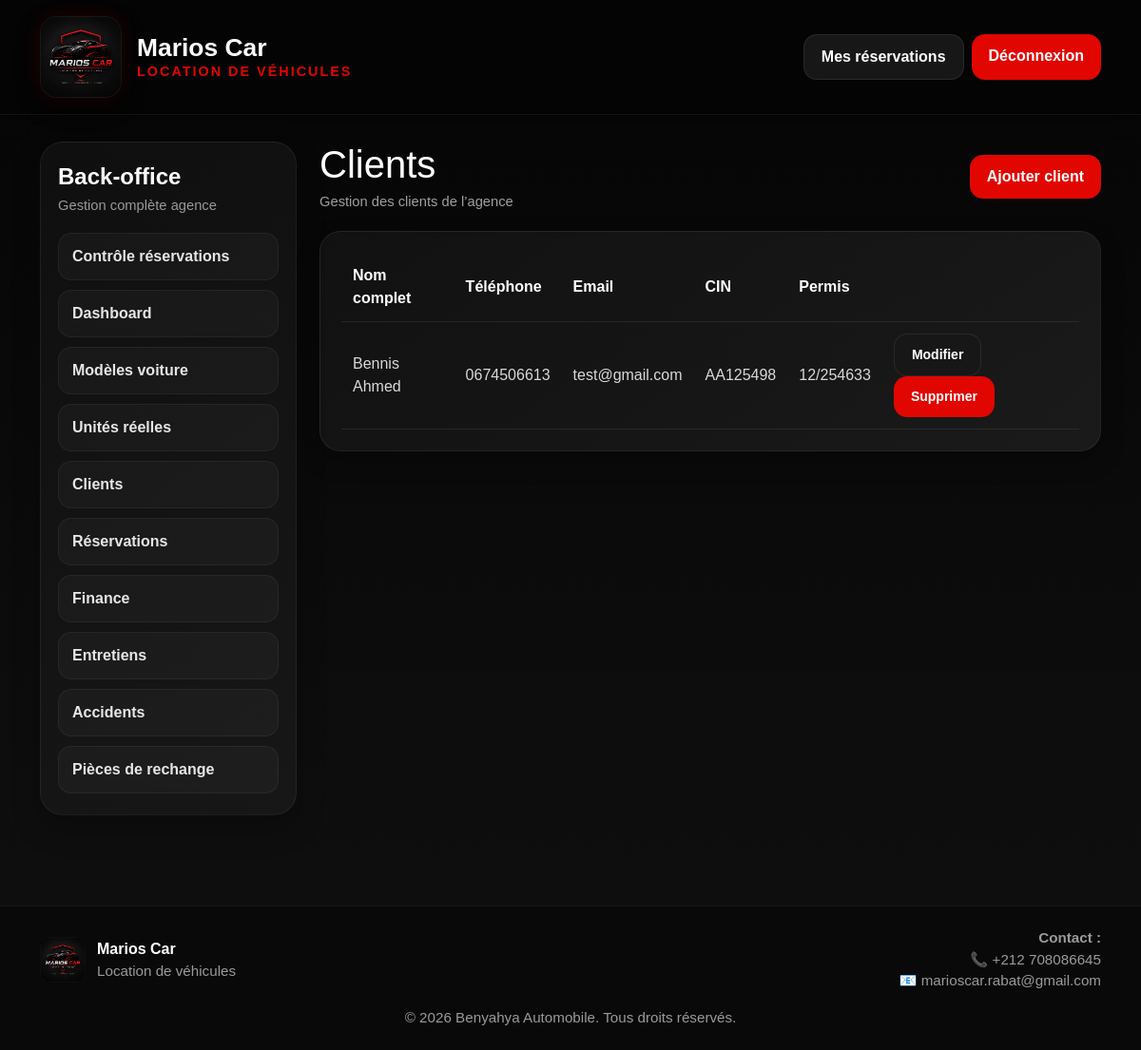
The page /dashboard/clients/ (signed in) on the database its author committed.
### core/models.py (models this page shows, shortened)
class Client(models.Model):
    linked_user = models.OneToOneField(
        User,
        on_delete=models.SET_NULL,
        null=True,
        blank=True,
        related_name='client_profile'
    )
    nom = models.CharField(max_length=100)
    prenom = models.CharField(max_length=100)
    telephone = models.CharField(max_length=20)
    email = models.EmailField(blank=True)
    adresse = models.CharField(max_length=255, blank=True)
    cin = models.CharField(max_length=50, blank=True)
    numero_permis = models.CharField(max_length=100, blank=True)
    date_expiration_permis = models.DateField(null=True, blank=True)
    notes = models.TextField(blank=True)
    created_at = models.DateTimeField(auto_now_add=True)
    class Meta:
        ordering = ['nom', 'prenom']

### core/views.py (the view)
# urls.py: path('dashboard/clients/', views.dashboard_clients, name='dashboard_clients'),
@staff_required
def dashboard_clients(request):
    clients = Client.objects.all()
    return render(request, 'dashboard/clients_list.html', {'clients': clients})

### core/views.py (called while the page is built)
def staff_required(view_func):
    return login_required(user_passes_test(lambda u: u.is_staff or u.is_superuser)(view_func))

### core/templates/dashboard/clients_list.html
{% extends 'dashboard/base_dashboard.html' %}
{% block dashboard_content %}
<div class="toolbar">
    <div>
        <h1 class="mb-1">Clients</h1>
        <p class="mini-muted mb-0">Gestion des clients de l’agence</p>
    </div>
    <a href="{% url 'dashboard_client_add' %}" class="btn btn-red">Ajouter client</a>
</div>
<div class="panel-card">
    <div class="table-wrap">
        <table class="admin-table">
            <thead>
                <tr>
                    <th>Nom complet</th>
                    <th>Téléphone</th>
                    <th>Email</th>
                    <th>CIN</th>
                    <th>Permis</th>
                    <th></th>
                </tr>
            </thead>
            <tbody>
                {% for client in clients %}
                <tr>
                    <td>{{ client.nom }} {{ client.prenom }}</td>
                    <td>{{ client.telephone }}</td>
                    <td>{{ client.email|default:"-" }}</td>
                    <td>{{ client.cin|default:"-" }}</td>
                    <td>{{ client.numero_permis|default:"-" }}</td>
                    <td>
                        <a href="{% url 'dashboard_client_edit' client.id %}" class="btn btn-sm btn-darkpro">Modifier</a>
                        <a href="{% url 'dashboard_client_delete' client.id %}" class="btn btn-sm btn-red">Supprimer</a>
                    </td>
                </tr>
                {% empty %}
                <tr><td colspan="6">Aucun client.</td></tr>
                {% endfor %}
            </tbody>
        </table>
    </div>
</div>
{% endblock %}

### core/templates/base.html (style rules this page uses)
:root { --bg-main: #050505; --bg-card: #111111; --bg-soft: #181818; --text-main: #ffffff; --text-soft: #bdbdbd; --red-main: #e10600; --red-hover: #ff2d26; --border-soft: rgba(255,255,255,0.08); --shadow-main: 0 10px 30px rgba(0,0,0,0.35); }
body { background: linear-gradient(to bottom, #050505, #101010); color: var(--text-main); font-family: Arial, sans-serif; }
a { text-decoration: none; }
.btn { border-radius: 14px; font-weight: 700; padding: 11px 18px; }
.btn-red { background: var(--red-main); color: #fff; border: none; }
.btn-darkpro { background: #171717; color: #fff; border: 1px solid rgba(255,255,255,0.08); }

### core/templates/dashboard/base_dashboard.html (style rules this page uses)
.panel-card { background: linear-gradient(145deg, #111111, #1a1a1a); border: 1px solid rgba(255,255,255,0.07); border-radius: 22px; padding: 22px; box-shadow: 0 10px 25px rgba(0,0,0,0.25); }
.toolbar { display: flex; justify-content: space-between; align-items: center; gap: 12px; flex-wrap: wrap; margin-bottom: 20px; }
.table-wrap { overflow-x: auto; }
.admin-table { width: 100%; border-collapse: collapse; }
.admin-table th, .admin-table td { padding: 12px; border-bottom: 1px solid rgba(255,255,255,0.08); vertical-align: middle; }
.admin-table th { color: #fff; font-weight: 800; }
.admin-table td { color: #d9d9d9; }
.mini-muted { color: #9f9f9f; font-size: .92rem; }

### rows shown on the page
Client: nom "Bennis", prenom "Ahmed", telephone "0674506613", email "test@gmail.com", cin "AA125498", numero_permis "12/254633"
